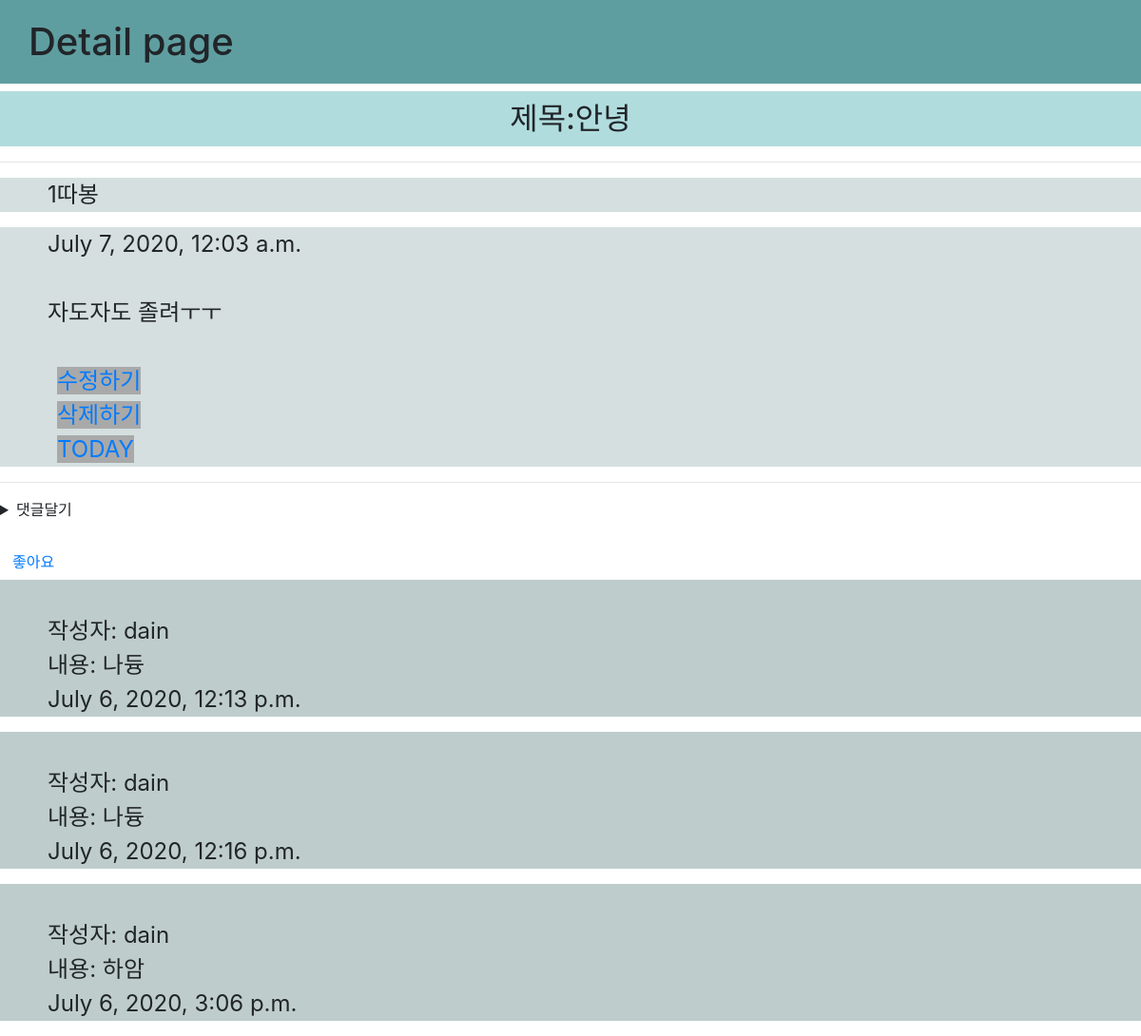
The page /blog/1 on the database its author committed.
### blog/models.py (models this page shows, shortened)
class Blog(models.Model):
    title = models.CharField(max_length=200)
    pub_date = models.DateTimeField()
    body = models.TextField()
    image = models.ImageField(upload_to="blog/", blank=True, null=True) #media/blog/파일이름
    like = models.ManyToManyField(settings.AUTH_USER_MODEL, related_name='likers')

class Comment(models.Model):
    blog = models.ForeignKey(Blog, on_delete=models.CASCADE, related_name='comments')
    author = models.ForeignKey(settings.AUTH_USER_MODEL, on_delete=models.SET_NULL, null=True, blank=True, related_name='comments')
    body = models.TextField()
    pub_date = models.DateTimeField(auto_now_add=True)

### account/models.py (models this page shows)
class CustomUserModel(AbstractUser):
    GENDER = (
        ("M","남자"),
        ("F","여자"),
    )
    birthday = models.DateField(blank=True, null=True)#둘다 true인 경우-로그인에 상관이없는 경우
    gender = models.CharField(max_length=2, blank=True, null=True, choices=GENDER)

### blog/views.py (the view)
# urls.py: path('<int:blog_id>', views.detail, name = "detail"),
def detail(request,blog_id):
    blog = get_object_or_404(Blog, pk = blog_id)
    like_num = len(blog.like.all())
    comments =Comment.objects.filter(blog=blog)
    return render(request, 'detail.html',{'blog':blog, 'comments': comments, 'likes':like_num})

### blog/templates/detail.html (shortened to what this page needs)
<!DOCTYPE html>
<html lang="en">
<head>
    <link rel="stylesheet" href="https://stackpath.bootstrapcdn.com/bootstrap/4.5.0/css/bootstrap.min.css">
</head>
<body>
    <h1> Detail page</h1>
    <h2>제목:{{blog.title}}</h2>
    <hr>
    <p>{{likes}}따봉</p>
    <p>{{blog.pub_date}}
    <br>
    <br>
    {{blog.body}}
    <br>
    <br>
    <a href="{%url 'edit' blog.id %}">수정하기</a>
    <br>
    <a href="{%url 'delete' blog.id %}">삭제하기</a>
    <br>
    <a href="{%url 'list' %}">TODAY</a>
    </p>
    <hr>
    <details>
        <summary>댓글달기</summary>
    </details>
    <br>
    <form action="/blog/like/{{blog.id}}" method="get">
        <button type="submit" class="btn btn-link">좋아요</button>
    </form>
    {% for comment in comments %}
    <p id="one"><br>작성자: {{comment.author}}
    <br>내용: {{comment.body}}
    <br>{{comment.pub_date}}</p>
    {% endfor %}
</body>
</html>

### blog/templates/detail.html (style rules this page uses)
h1 { background-color: cadetblue; padding: 20px 30px; }
h2 { background-color: rgb(177, 220, 221); padding:10px 10px; text-align: center; }
p { background-color: rgb(213, 223, 223); font-size:x-large; padding-left: 50px; }
a { margin-left: 10px; background-color: darkgray; }
#one { padding-left: 50px; background-color: rgb(190, 204, 204); }

### rows shown on the page
Blog: title "안녕", pub_date "July 7, 2020, 12:03 a.m.", body "자도자도 졸려ㅜㅜ"
Comment: author "dain", body "나듕", pub_date "July 6, 2020, 12:13 p.m."
Comment: author "dain", body "나듕", pub_date "July 6, 2020, 12:16 p.m."
Comment: author "dain", body "하암", pub_date "July 6, 2020, 3:06 p.m."

### other values the page prints
{{ likes }} "1"
